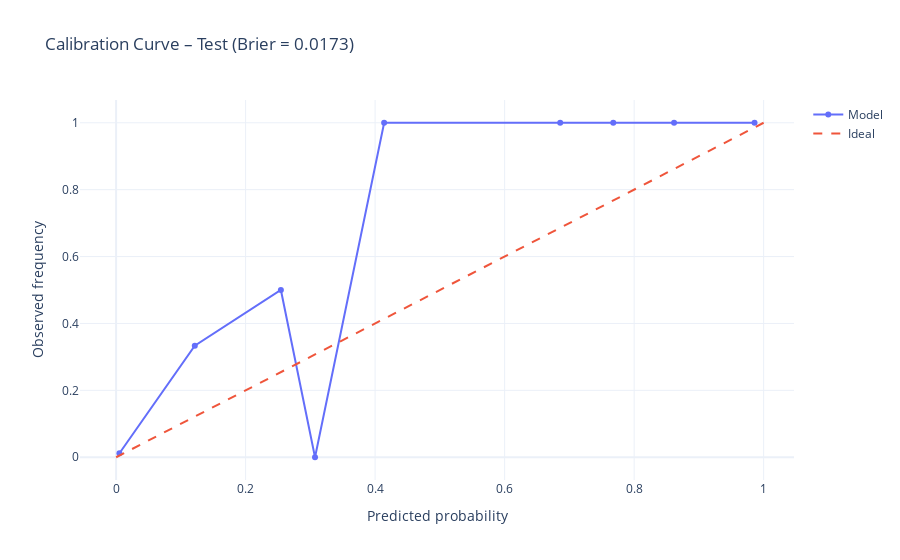

The notebook cell this image was saved under:
### Code cell
evaluator.plot_calibration()

### Figure 1 — Plotly figure (JSON) as saved in the notebook; plotly's stock layout.template omitted (floating-point values rounded to 4 significant figures)
{"data": [{"mode": "lines+markers", "name": "Model", "type": "scatter", "x": [0.005144, 0.1215, 0.2545, 0.3072, 0.4139, 0.6858, 0.7678, 0.8617, 0.986], "y": [0.01181, 0.3333, 0.5, 0.0, 1.0, 1.0, 1.0, 1.0, 1.0]}, {"line": {"dash": "dash"}, "mode": "lines", "name": "Ideal", "type": "scatter", "x": [0, 1], "y": [0, 1]}], "layout": {"title": {"text": "Calibration Curve – Test (Brier = 0.0173)"}, "xaxis": {"title": {"text": "Predicted probability"}}, "yaxis": {"title": {"text": "Observed frequency"}}}}
